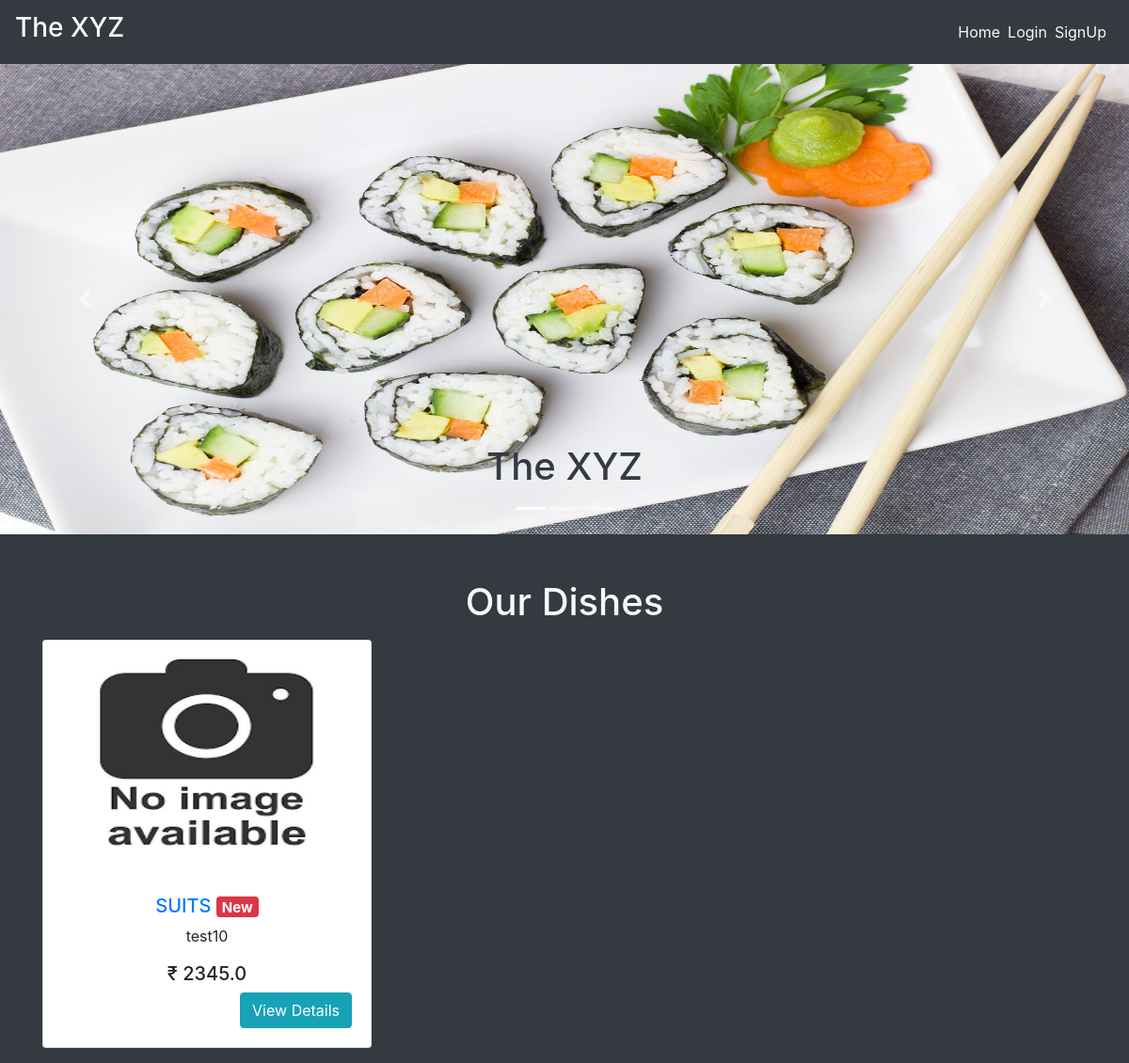
The app's page /, older data.
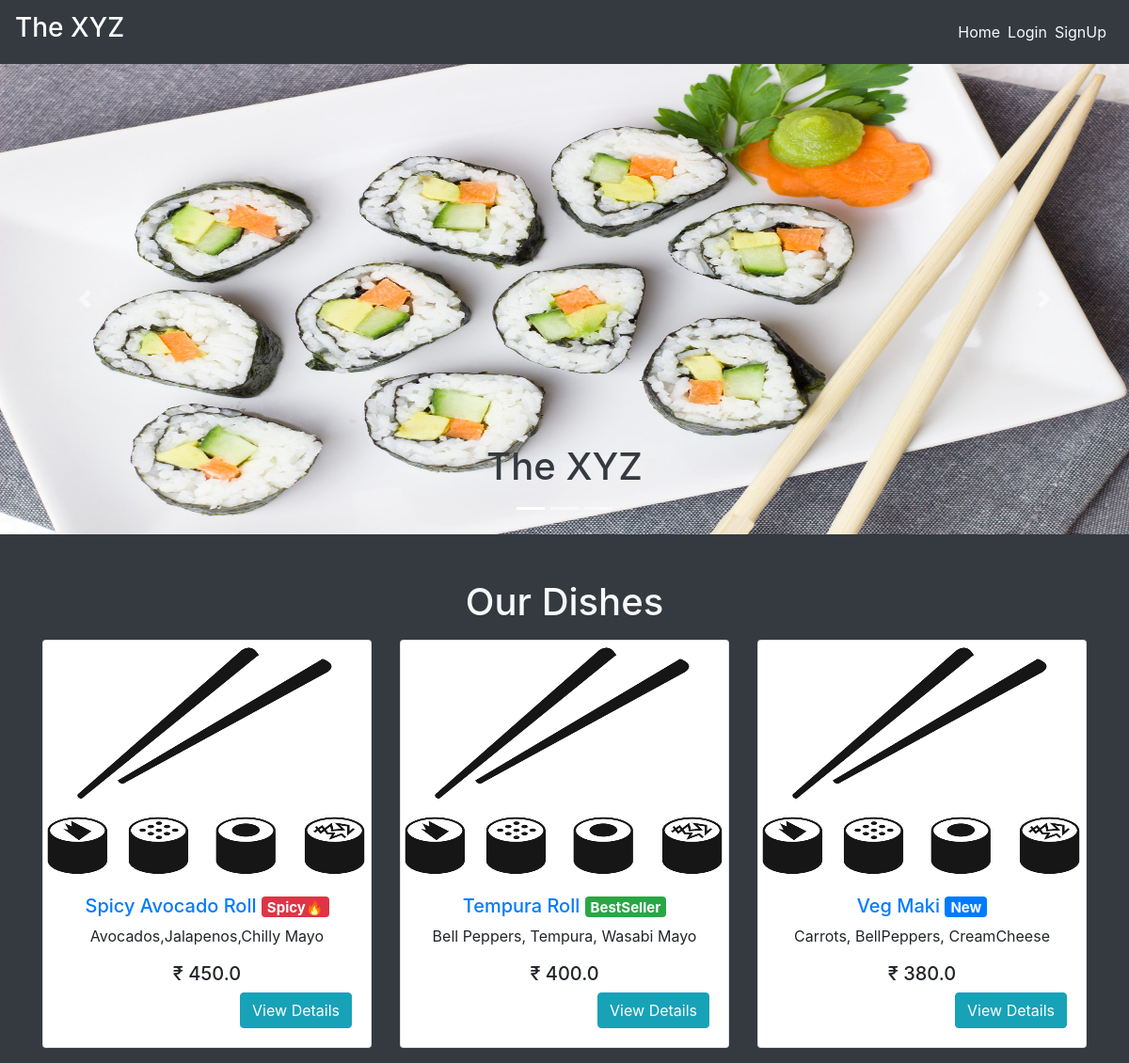
The same page, newer data.
### main/models.py (models this page shows, shortened)
class Item(models.Model):
    LABELS = (
        ('BestSeller', 'BestSeller'),
        ('New', 'New'),
        ('Spicy🔥', 'Spicy🔥'),
    )
    LABEL_COLOUR = (
        ('danger', 'danger'),
        ('success', 'success'),
        ('primary', 'primary'),
        ('info', 'info')
    )
    title = models.CharField(max_length=150)
    description = models.CharField(max_length=250,blank=True)
    price = models.FloatField()
    pieces = models.IntegerField(default=6)
    instructions = models.CharField(max_length=250,default="Jain Option Available")
    image = models.ImageField(default='default.png', upload_to='images/')
    labels = models.CharField(max_length=25, choices=LABELS, blank=True)
    label_colour = models.CharField(max_length=15, choices=LABEL_COLOUR, blank=True)
    slug = models.SlugField(default="sushi_name")
    created_by = models.ForeignKey(User, on_delete=models.CASCADE)

### main/views.py (the view)
# urls.py: path('', MenuListView.as_view(), name='home'),
class MenuListView(ListView):
    model = Item
    template_name = 'main/home.html'
    context_object_name = 'menu_items'

### main/templates/main/home.html (shortened to what this page needs)
{% extends "main/layout.html" %}
{% block content %}
<div class="home bg-dark">
    <div id="carouselExampleCaptions" class="carousel slide mb-5" data-ride="carousel" style="height: 500px;">
        <ol class="carousel-indicators">
          <li data-target="#carouselExampleCaptions" data-slide-to="0" class="active"></li>
          <li data-target="#carouselExampleCaptions" data-slide-to="1"></li>
          <li data-target="#carouselExampleCaptions" data-slide-to="2"></li>
        </ol>
        <div class="carousel-inner">
          <div class="carousel-item active">
            <img src="../media/sushi.jpg" class="d-block w-100" alt="sushi1" height="500px">
            <div class="carousel-caption d-none d-md-block text-dark">
              <h1>The XYZ</h1>
            </div>
          </div>
        </div>
        <a class="carousel-control-prev" href="#carouselExampleCaptions" role="button" data-slide="prev">
          <span class="carousel-control-prev-icon" aria-hidden="true"></span>
        </a>
        <a class="carousel-control-next" href="#carouselExampleCaptions" role="button" data-slide="next">
          <span class="carousel-control-next-icon" aria-hidden="true"></span>
        </a>
      </div>
    <div class="container">
      <h1 class="text-center text-light mb-3">Our Dishes</h1>
      <div class="row">
        {% for item in menu_items %}
            <div class="col-sm-4">
                <div class="card mb-3" style="height: fit-content; overflow: auto;">
                  <img src="{{ item.image.url }}" style="height: 250px;">
                    <div class="card-body">
                      <h5 class="text-center"><a href="{% url 'main:dishes' item.slug %}">{{ item.title }} </a><span class="badge badge-{{ item.label_colour }}">{{ item.labels }}</span></h5>
                      <p class="text-center">{{ item.description }}</p>
                      <h5 class="text-center">₹ {{ item.price }}</h5>
                      <a href="{% url 'main:dishes' item.slug %}" class="btn btn-info float-right">View Details</a>
                    </div>
                </div>
            </div>
        {% endfor %}
      </div>
    </div>
  </div>
{% endblock content %}

### main/templates/main/layout.html (shortened to what this page needs)
{% load get_group %}
{% load static %}
<!DOCTYPE html>
<html lang="en">
<head>
    <link rel="stylesheet" href="https://maxcdn.bootstrapcdn.com/bootstrap/4.0.0/css/bootstrap.min.css">
    <link rel="stylesheet" type="text/css" href="{% static 'main/styles.css' %}">
</head>
<body>
    <nav class="navbar navbar-expand-lg navbar-dark bg-dark">
        <a class="navbar-brand" href="/"><h3>The XYZ</h3></a>
        <div class="collapse navbar-collapse" id="navbarNav">
            <ul class="navbar-nav ml-auto">
                    <li><a href="{% url 'main:home' %}" class="mr-2 text-light">Home</a></li>
                {% if user.is_authenticated %}
                    {% if request.user|has_group:"admin_owner" %}
                        <li><a href="{% url 'main:admin_dashboard' %}" class="mr-2 text-light">DashBoard</a></li>
                        <li>
                            <form class="logout-link" action="{% url 'accounts:logout' %}" method="post">
                                {% csrf_token %}
                                <button type="submit" class="mr-2">Logout</button>
                            </form>
                        </li>
                    {% else %}
                        <li><a href="{% url 'main:cart' %}" class="mr-2 text-light">My Cart🛒</a></li>
                        <li><a href="{% url 'main:order_details' %}" class="mr-2 text-light">Your Orders</a></li>
                        <li>
                            <form class="logout-link" action="{% url 'accounts:logout' %}" method="post">
                                {% csrf_token %}
                                <button type="submit" class="mr-2">Logout</button>
                            </form>
                        </li>
                    {% endif %}
                {% else %}
                    <li><a href="{% url 'accounts:login' %}" class="mr-2 text-light">Login</a></li>
                    <li><a href="{% url 'accounts:signup' %}" class="mr-2 text-light">SignUp</a></li>
                {% endif %}
            </ul>
        </div>
    </nav>
    <main role="main">
        {% block content %}{% endblock %}
    </main>

Row changes from the older to the newer data that the page shows:
removed Item: image (placeholder picture), title "SUITS", labels "New", description "test10", price "2345.0"
added Item: image (picture), title "Spicy Avocado Roll", labels "Spicy🔥", description "Avocados,Jalapenos,Chilly Mayo", price "450.0"
added Item: image (picture), title "Tempura Roll", labels "BestSeller", description "Bell Peppers, Tempura, Wasabi Mayo", price "400.0", label_colour "success" (drawn)
added Item: image (picture), title "Veg Maki", labels "New", description "Carrots, BellPeppers, CreamCheese", price "380.0", label_colour "primary" (drawn)
